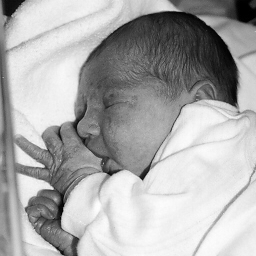
%> input picture 영상처리/matlab/images/newborn.tif, 256 x 256 px
$ octave c3p24.m   (GNU Octave 9; MATLAB toolbox functions it lacks are replaced by stand-ins)
%> lines starting %> are read from the running program, lines starting %| are printed output that depends on the picture; in (x1, y1, x2, y2) boxes, pixels count from 0 and x2, y2 are one past the last pixel; in counts of white or black regions, pixels touching at a corner belong together; the program's own positions count from 1
%%양자화

x = imread('newborn.tif');
%> x is the input picture: size 256x256 uint8; min 0, max 254, mean 171.5

%%2
f1 = floor(double(x)/2); %%종류를 줄이고
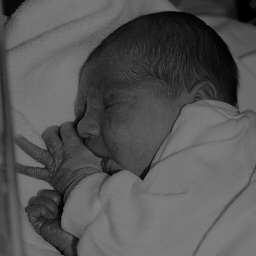
%> f1: size 256x256 double; min 0, max 127, mean 85.5
q1 = uint8(f1*2); %% 픽셀을 늘림
%%4
f2 = floor(double(x)/4);
q2 = uint8(f2*4);
%%8
f3 = floor(double(x)/8);
q3 = uint8(f3*8);
%%16
f4 = floor(double(x)/16);
q4 = uint8(f4*16);
%%32
f5 = floor(double(x)/32);
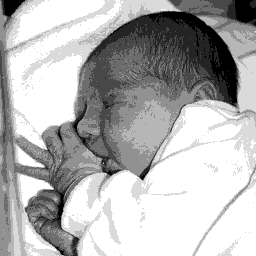
%> f5: size 256x256 double; min 0, max 7, mean 4.89; drawn with min black and max white
q5 = uint8(f5*32);
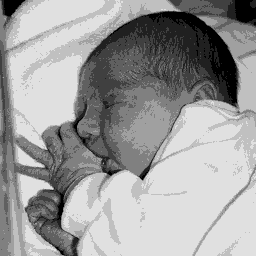
%> q5: size 256x256 uint8; min 0, max 224, mean 156.6
%%64
f6 = floor(double(x)/64);
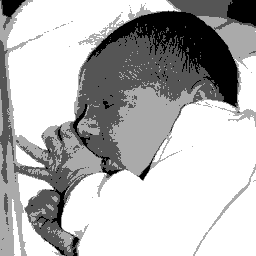
%> f6: size 256x256 double; min 0, max 3, mean 2.13; drawn with min black and max white
q6 = uint8(f6*64);
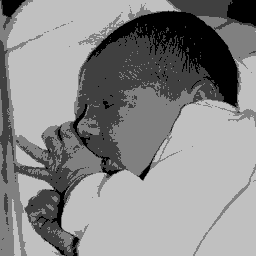
%> q6: size 256x256 uint8; min 0, max 192, mean 136.3
%%128
f7 = floor(double(x)/128);
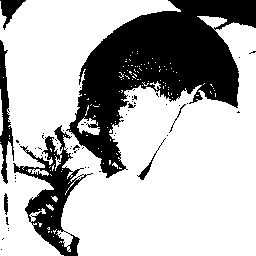
%> f7: size 256x256 double; values 0 (black) and 1 (white), 70.7% white; 60 black regions (52 under 20 px), largest, box (x1, y1, x2, y2) and area: (66, 0, 256, 178) 14500, (13, 125, 93, 256) 3116, (0, 40, 14, 184) 889
q7 = uint8(f7*128);

subplot(2,4,1), imshow(x);
subplot(2,4,2), imshow(q1);
subplot(2,4,3), imshow(q2);
subplot(2,4,4), imshow(q3);
subplot(2,4,5), imshow(q4);
subplot(2,4,6), imshow(q5);
subplot(2,4,7), imshow(q6);
subplot(2,4,8), imshow(q7);

$ run again, with 영상처리/matlab/images/bacteria.tif copied over 영상처리/matlab/images/newborn.tif
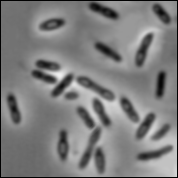
%> input picture 영상처리/matlab/images/bacteria.tif, 178 x 178 px
%> x is the input picture: size 178x178 uint8; min 0, max 239, mean 125.8
%> `q6 = uint8(f6*64);`:
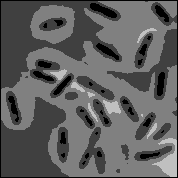
%> q6: size 178x178 uint8; min 0, max 192, mean 94.7
%> `f7 = floor(double(x)/128);`:
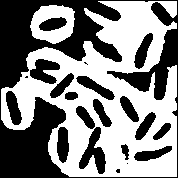
%> f7: size 178x178 double; values 0 (black) and 1 (white), 52% white; 21 black regions (4 under 20 px), largest, box (x1, y1, x2, y2) and area: (0, 0, 178, 178) 10652, (79, 127, 106, 174) 588, (30, 59, 60, 84) 452

$ run again, with 영상처리/matlab/images/blocks.tif copied over 영상처리/matlab/images/newborn.tif
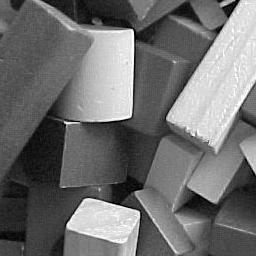
%> input picture 영상처리/matlab/images/blocks.tif, 256 x 256 px
%> x is the input picture: size 256x256 uint8; min 0, max 255, mean 110.3
%> `q6 = uint8(f6*64);`:
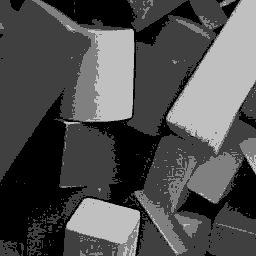
%> q6: size 256x256 uint8; min 0, max 192, mean 79.5
%> `f7 = floor(double(x)/128);`:
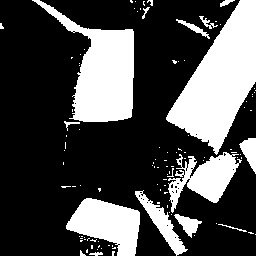
%> f7: size 256x256 double; values 0 (black) and 1 (white), 29.6% white; 107 white regions (92 under 20 px), largest, box (x1, y1, x2, y2) and area: (166, 0, 256, 155) 7049, (32, 0, 134, 122) 5303, (66, 198, 140, 256) 2637
